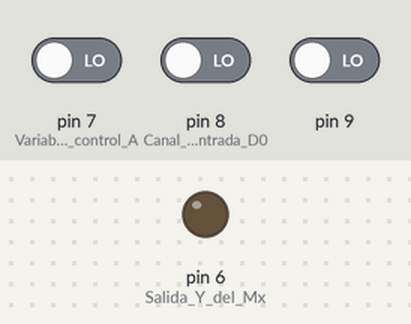
The sketch below on a simulated Arduino Uno, built with avr-gcc and run on an emulated ATmega328P. Shown: output pins drawn as LEDs (lit = HIGH). The test bench sets the inputs (shaded band); at power-on: pin 8 (Canal_de_entrada_D0) LOW, pin 7 (Variable_de_control_A) LOW, pin 9 LOW.

Above: at 1.2 s.
1.3 s: pin 8 (Canal_de_entrada_D0) driven HIGH
At 2.5 s:
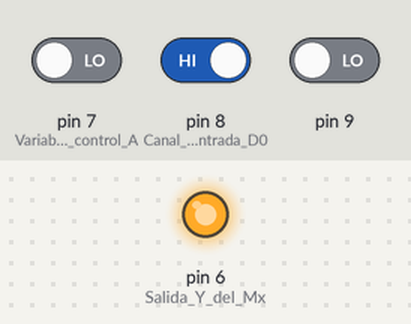
2.8 s: pin 8 (Canal_de_entrada_D0) driven LOW
At 3.6 s:
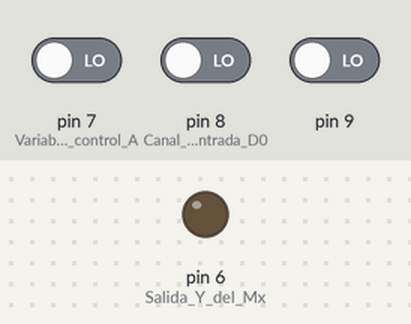
Timing chart, 0 to 5.8 s (numbered marks = the images above; inputs shaded):
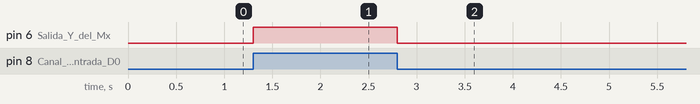

Measured:
- after the input at 1.3 s, pin 6 (Salida_Y_del_Mx): LOW → HIGH at once
- after the input at 2.8 s, pin 6 (Salida_Y_del_Mx): HIGH → LOW at once

The sketch:

MX2A1.ino
```cpp
//Autor:Dario Jorge Iglesias
boolean A,D0,D1,Y;
void setup(){
  pinMode(6,OUTPUT);//Salida Y del Mx
  pinMode(7,INPUT);//Variable de control A
  pinMode(8,INPUT);//Canal de entrada D0
  pinMode(9,INPUT);}//Canal de entrada D1
void loop()//Super lazo infinito
  {
  D0=digitalRead(8);//Leemos canal D0
  D1=digitalRead(9);//leemos el otro canal
  A=digitalRead(7);//Leemos var. de control
  Y=(!A&D0)|(A&D1);//Funcion 2MX1
  digitalWrite(6,Y);//Saca dato en Y
  }
```
